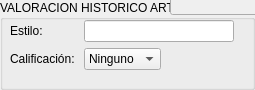
<?xml version="1.0" encoding="UTF-8"?>
<ui version="4.0">
 <class>ValoracionForm</class>
 <widget class="QGroupBox" name="ValoracionForm">
  <property name="geometry">
   <rect>
    <x>0</x>
    <y>0</y>
    <width>255</width>
    <height>90</height>
   </rect>
  </property>
  <property name="font">
   <font>
    <pointsize>9</pointsize>
   </font>
  </property>
  <property name="windowTitle">
   <string>Valoración Historico Artistica</string>
  </property>
  <property name="title">
   <string>VALORACION HISTORICO ARTISTICA</string>
  </property>
  <widget class="QLineEdit" name="cuentaEdit">
   <property name="enabled">
    <bool>false</bool>
   </property>
   <property name="geometry">
    <rect>
     <x>170</x>
     <y>-10</y>
     <width>113</width>
     <height>25</height>
    </rect>
   </property>
  </widget>
  <widget class="QWidget" name="layoutWidget">
   <property name="geometry">
    <rect>
     <x>10</x>
     <y>20</y>
     <width>231</width>
     <height>58</height>
    </rect>
   </property>
   <layout class="QFormLayout" name="formLayout">
    <item row="0" column="0">
     <widget class="QLabel" name="valEstiloLbl">
      <property name="minimumSize">
       <size>
        <width>68</width>
        <height>0</height>
       </size>
      </property>
      <property name="maximumSize">
       <size>
        <width>68</width>
        <height>16777215</height>
       </size>
      </property>
      <property name="text">
       <string>Estilo:</string>
      </property>
      <property name="buddy">
       <cstring>valEstiloEdit</cstring>
      </property>
     </widget>
    </item>
    <item row="0" column="1">
     <widget class="QLineEdit" name="valEstiloEdit">
      <property name="sizePolicy">
       <sizepolicy hsizetype="Fixed" vsizetype="Fixed">
        <horstretch>0</horstretch>
        <verstretch>0</verstretch>
       </sizepolicy>
      </property>
      <property name="minimumSize">
       <size>
        <width>150</width>
        <height>0</height>
       </size>
      </property>
      <property name="maximumSize">
       <size>
        <width>150</width>
        <height>16777215</height>
       </size>
      </property>
      <property name="maxLength">
       <number>80</number>
      </property>
     </widget>
    </item>
    <item row="1" column="0">
     <widget class="QLabel" name="valCalificacionLbl">
      <property name="minimumSize">
       <size>
        <width>68</width>
        <height>0</height>
       </size>
      </property>
      <property name="maximumSize">
       <size>
        <width>68</width>
        <height>16777215</height>
       </size>
      </property>
      <property name="text">
       <string>Calificación:</string>
      </property>
      <property name="buddy">
       <cstring>valCalificacionCmb</cstring>
      </property>
     </widget>
    </item>
    <item row="1" column="1">
     <widget class="QComboBox" name="valCalificacionCmb">
      <property name="sizePolicy">
       <sizepolicy hsizetype="Fixed" vsizetype="Fixed">
        <horstretch>0</horstretch>
        <verstretch>0</verstretch>
       </sizepolicy>
      </property>
      <item>
       <property name="text">
        <string>Ninguno</string>
       </property>
      </item>
     </widget>
    </item>
   </layout>
  </widget>
 </widget>
 <resources/>
 <connections/>
</ui>
